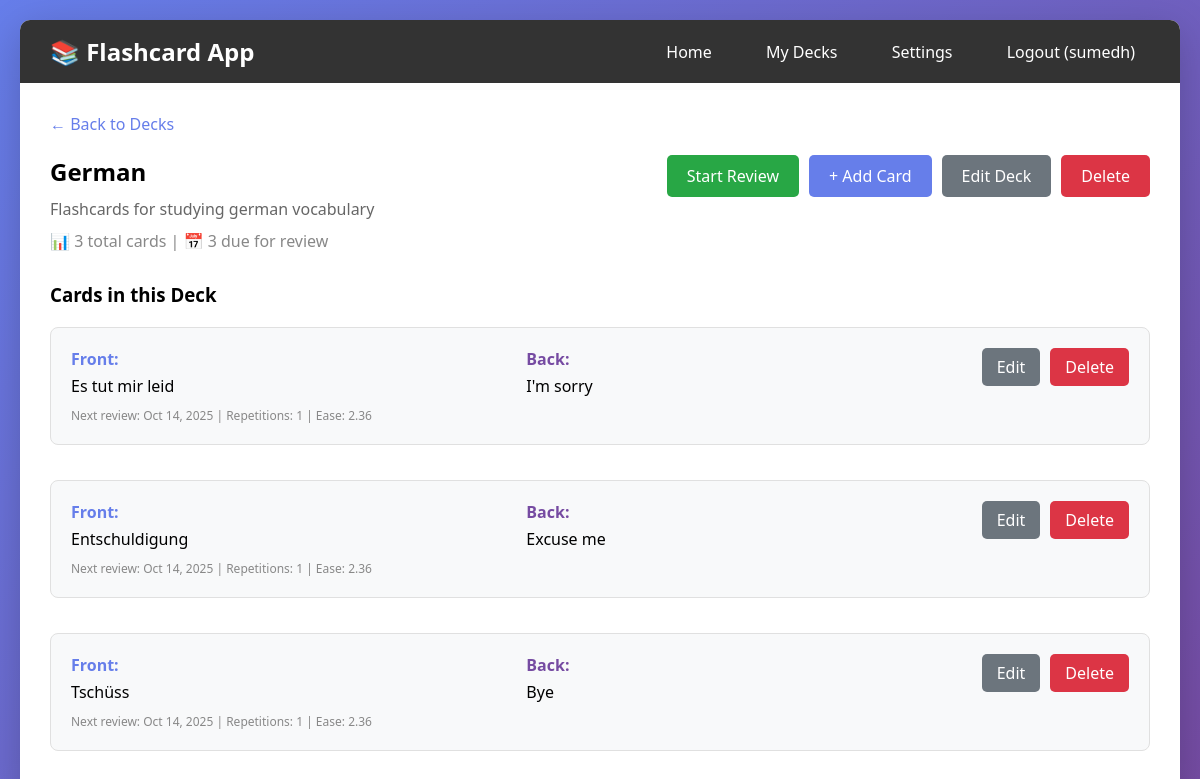
The page /decks/1/ (signed in) on the database its author committed.
### flashcards/models.py (models this page shows, shortened)
class Deck(models.Model):
    user = models.ForeignKey(User, on_delete=models.CASCADE, related_name='decks')
    name = models.CharField(max_length=200)
    description = models.TextField(blank=True)
    created_at = models.DateTimeField(auto_now_add=True)
    updated_at = models.DateTimeField(auto_now=True)
    class Meta:
        ordering = ['-created_at']

class Card(models.Model):
    DIFFICULTY_CHOICES = [
        (1, 'Again'),
        (2, 'Hard'),
        (3, 'Good'),
        (4, 'Easy'),
    ]
    deck = models.ForeignKey(Deck, on_delete=models.CASCADE, related_name='cards')
    front = models.TextField()
    back = models.TextField()
    created_at = models.DateTimeField(auto_now_add=True)
    updated_at = models.DateTimeField(auto_now=True)
    ease_factor = models.FloatField(default=2.5)
    interval = models.IntegerField(default=0)  # Days until next review
    repetitions = models.IntegerField(default=0)
    next_review_date = models.DateField(default=timezone.now)
    last_reviewed = models.DateTimeField(null=True, blank=True)
    class Meta:
        ordering = ['next_review_date', '-created_at']

### flashcards/views.py (the view)
# urls.py: path('decks/<int:deck_id>/', views.deck_detail_view, name='deck_detail'),
@login_required
def deck_detail_view(request, deck_id):
    deck = get_object_or_404(Deck, id=deck_id, user=request.user)
    cards = deck.cards.all()
    user_profile = UserProfile.objects.get(user=request.user)
    today = timezone.now().date()
    cards_due = deck.cards.filter(next_review_date__lte=today).count()
    context = {
        'deck': deck,
        'cards': cards,
        'total_cards': cards.count(),
        'cards_due': cards_due,
    }
    return render(request, 'deck_detail.html', context)

### flashcards/templates/deck_detail.html (shortened to what this page needs)
{% extends 'base.html' %}
{% block content %}
<div style="margin-bottom: 20px;">
    <a href="{% url 'deck_list' %}" style="color: #667eea; text-decoration: none;">← Back to Decks</a>
</div>
<div style="display: flex; justify-content: space-between; align-items: start; margin-bottom: 30px;">
    <div>
        <h2>{{ deck.name }}</h2>
        <p style="color: #666; margin-top: 10px;">{{ deck.description }}</p>
        <p style="color: #888; margin-top: 10px;">
            📊 {{ total_cards }} total cards |
            📅 {{ cards_due }} due for review
        </p>
    </div>
    <div style="display: flex; gap: 10px;">
        <a href="{% url 'review' deck.id %}" class="btn" style="background: #28a745;">Start Review</a>
        <a href="{% url 'card_create' deck.id %}" class="btn">+ Add Card</a>
        <a href="{% url 'deck_edit' deck.id %}" class="btn btn-secondary">Edit Deck</a>
        <a href="{% url 'deck_delete' deck.id %}" class="btn btn-danger">Delete</a>
    </div>
</div>
<h3 style="margin-bottom: 20px;">Cards in this Deck</h3>
{% if cards %}
<div style="display: grid; gap: 15px;">
    {% for card in cards %}
    <div class="card">
        <div style="display: grid; grid-template-columns: 1fr 1fr auto; gap: 20px; align-items: start;">
            <div>
                <strong style="color: #667eea;">Front:</strong>
                <p style="margin-top: 5px;">{{ card.front|truncatewords:15 }}</p>
            </div>
            <div>
                <strong style="color: #764ba2;">Back:</strong>
                <p style="margin-top: 5px;">{{ card.back|truncatewords:15 }}</p>
            </div>
            <div style="display: flex; gap: 10px;">
                <a href="{% url 'card_edit' card.id %}" class="btn btn-secondary" style="padding: 8px 15px;">Edit</a>
                <a href="{% url 'card_delete' card.id %}" class="btn btn-danger" style="padding: 8px 15px;">Delete</a>
            </div>
        </div>
        <p style="color: #888; font-size: 12px; margin-top: 10px;">
            Next review: {{ card.next_review_date|date:"M d, Y" }} |
            Repetitions: {{ card.repetitions }} |
            Ease: {{ card.ease_factor|floatformat:2 }}
        </p>
    </div>
    {% endfor %}
</div>
{% else %}
<p style="text-align: center; color: #888; padding: 40px;">
    No cards in this deck yet. <a href="{% url 'card_create' deck.id %}" style="color: #667eea;">Add your first card!</a>
</p>
{% endif %}
{% endblock %}

### flashcards/templates/base.html (shortened to what this page needs)
<!DOCTYPE html>
<html lang="en">
<head>
</head>
<body>
    <div class="container">
        {% if user.is_authenticated %}
        <div class="navbar">
            <h1>📚 Flashcard App</h1>
            <nav>
                <a href="{% url 'home' %}">Home</a>
                <a href="{% url 'deck_list' %}">My Decks</a>
                <a href="{% url 'settings' %}">Settings</a>
                <a href="{% url 'logout' %}">Logout ({{ user.username }})</a>
            </nav>
        </div>
        {% endif %}
        <div class="content">
            {% block content %}
            {% endblock %}
        </div>
    </div>
</body>
</html>

### flashcards/templates/base.html (style rules this page uses)
* { margin: 0; padding: 0; box-sizing: border-box; }
body { font-family: 'Segoe UI', Tahoma, Geneva, Verdana, sans-serif; background: linear-gradient(135deg, #667eea 0%, #764ba2 100%); min-height: 100vh; padding: 20px; }
.container { max-width: 1200px; margin: 0 auto; background: white; border-radius: 10px; box-shadow: 0 10px 40px rgba(0,0,0,0.2); overflow: hidden; }
.navbar { background: #333; color: white; padding: 15px 30px; display: flex; justify-content: space-between; align-items: center; }
.navbar h1 { font-size: 24px; }
.navbar nav a { color: white; text-decoration: none; margin-left: 20px; padding: 8px 15px; border-radius: 5px; transition: background 0.3s; }
.content { padding: 30px; }
.btn { display: inline-block; padding: 10px 20px; background: #667eea; color: white; text-decoration: none; border-radius: 5px; border: none; cursor: pointer; font-size: 16px; transition: background 0.3s; }
.btn-danger { background: #dc3545; }
.btn-secondary { background: #6c757d; }
.card { background: #f8f9fa; padding: 20px; border-radius: 8px; margin-bottom: 20px; border: 1px solid #e0e0e0; }

### rows shown on the page
Deck: name "German", description "Flashcards for studying german vocabulary"
Card: front "Es tut mir leid", back "I'm sorry", next_review_date "Oct 14, 2025", repetitions "1", ease_factor "2.36"
Card: front "Entschuldigung", back "Excuse me", next_review_date "Oct 14, 2025", repetitions "1", ease_factor "2.36"
Card: front "Tschüss", back "Bye", next_review_date "Oct 14, 2025", repetitions "1", ease_factor "2.36"

### other values the page prints
{{ user.username }} "sumedh"
{{ total_cards }} "3"
{{ cards_due }} "3"
